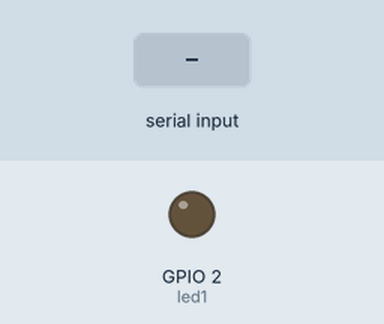
This sketch was run on a simulated ESP32. Parts: output pins drawn as LEDs (lit = HIGH). The test bench sets the inputs (shaded band). Nothing arrives over Bluetooth unless stated.

Above: at 1.3 s.
1.4 s: "W" received over the second serial link
At 1.8 s:
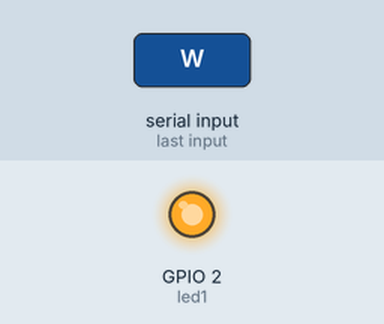
2.9 s: "S" received over the second serial link
At 4.1 s:
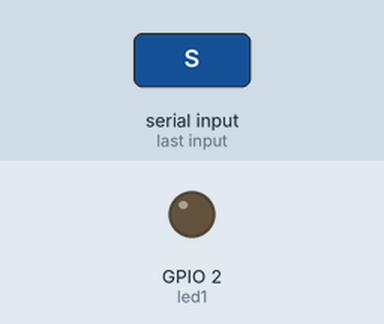
Timing chart, 0 to 5.9 s (numbered marks = the images above; inputs shaded):
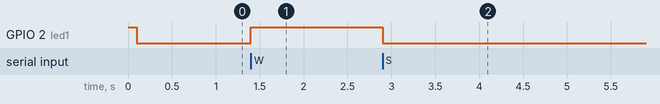

Measured:
- after the input at 1.4 s, GPIO 2 (led1): LOW → HIGH at once
- after the input at 2.9 s, GPIO 2 (led1): HIGH → LOW at once

The sketch:

ESP32-Bluetooth.ino
```cpp
#include <Arduino.h>
#include "BluetoothSerial.h"

String device_name = "ESP32-BT-Raul";
BluetoothSerial SerialBT;
char DATO;
int led1 = 2;
void setup() {
  Serial.begin(115200);
  SerialBT.begin(device_name);
  pinMode(led1, OUTPUT);

  digitalWrite(led1, HIGH);
  delay(100);
  digitalWrite(led1, LOW);


}

void loop() {
  if (SerialBT.available()){
    DATO = SerialBT.read();
    if (DATO == 'W'){
      digitalWrite(led1, HIGH);
      SerialBT.println("led1 on");
    }
    if (DATO == 'S'){
      digitalWrite(led1, LOW);
      SerialBT.println("led2 off");
    }
  }

}
```
